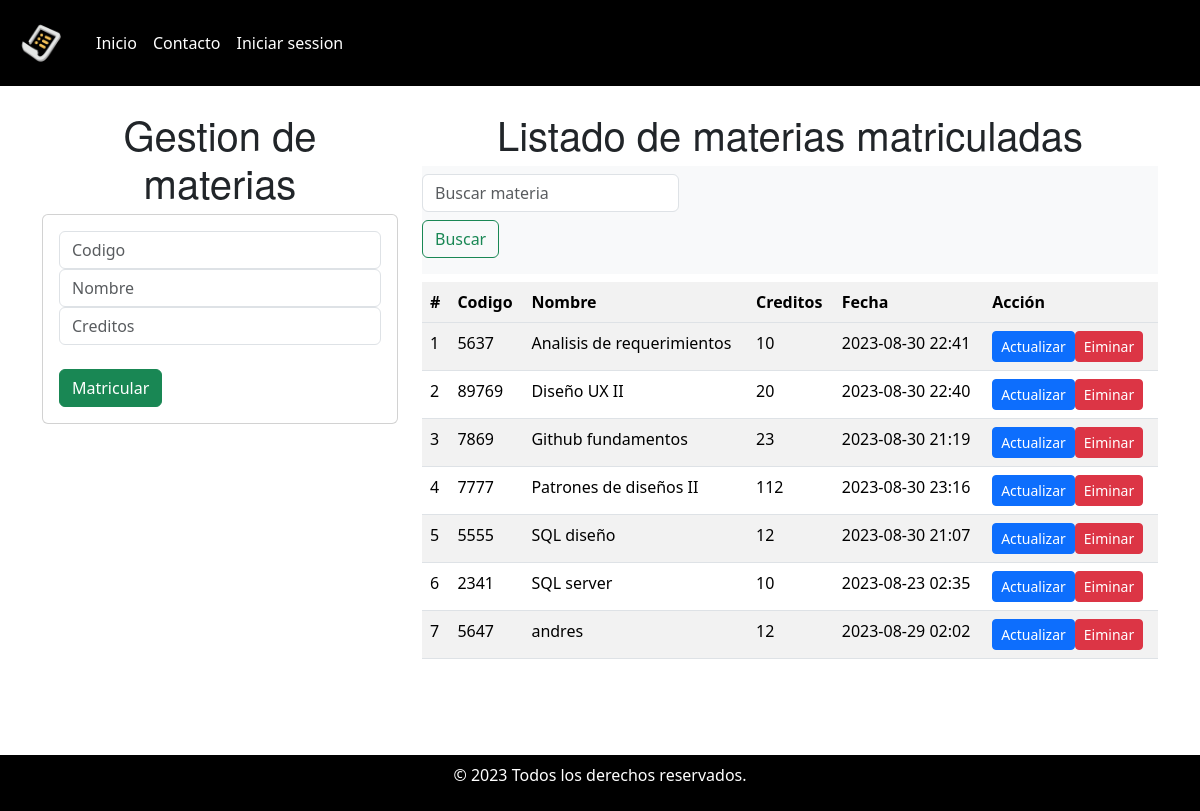
Page /home/ on the earlier database version.
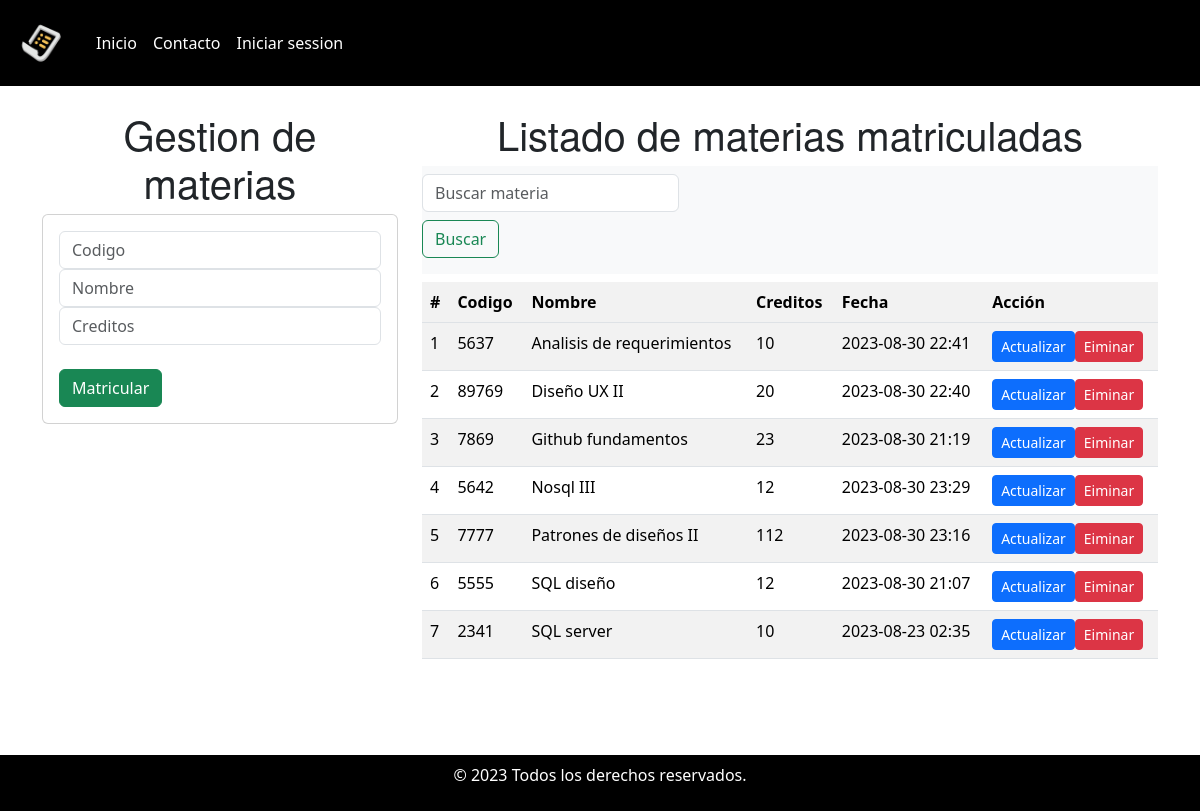
Same page on the later database version.
### GestionarMaterias/models.py (models this page shows, shortened)
class MaricularMaterias(models.Model):
    id = models.CharField(primary_key=True,  max_length=5)
    nombre = models.CharField(max_length=40, blank=False, null=False)
    creditos = models.PositiveSmallIntegerField(blank=False, null=False)
    fecha = models.DateTimeField(auto_now=True)

### GestionarMaterias/views.py (the view)
# urls.py: path('home/', views.home, name="home" ),
def home(request):
    materias = MaricularMaterias.objects.all().order_by("nombre")
    contexto = {"materias": materias}
    return render(request, "gestionMaterias.html", context=contexto)

### GestionarMaterias/templates/gestionMaterias.html (shortened to what this page needs)
{% extends "main.html" %}
{% load static %}
{% block body %}
<div class="row">
    <link rel="stylesheet" href="{% static "styles/font.css" %}">
    <div class="col-sm-12 col-md-6 col-lg-4 col-xl-4">
        <h1><center> Gestion de materias</center></h1>
        <div class="card">
            <div class="card-body">
                <form action="{% url 'register' %}" method="POST">
                    <div class="form-group">
                        <input type="text"  name="codigo" class="form-control" placeholder="Codigo" required>
                    </div>
                    <div class="form-group">
                        <input type="text"  name="nombre" class="form-control" placeholder="Nombre"  max="40" required>
                    </div>
                    <div class="form-group">
                        <input type="text" name="creditos" class="form-control" placeholder="Creditos" required>
                    </div>
                    <div class="form-group">
                        <br>
                        <button type="submit" id="matricular" class="btn btn-success "> Matricular</button>
                    </div>
                </form>
            </div>
        </div>
    </div>
<div class="col-sm-12 col-md-6 col-lg-8 col-xl-8">
    <h1> <center> Listado de materias matriculadas</center></h1>
    <nav class="navbar navbar-light bg-light">
        <form class="form-inline align-content-end" name="q" method="GET" action="{% url "search" %}">
          <input class="form-control mr-sm-0" type="search" placeholder="Buscar materia" aria-label="Search" required>
          <button class="btn btn-outline-success my-2 my-xxl-4" type="submit">Buscar</button>
        </form>
      </nav>
    <div class="table-responsive py-2">
        <table class="table table-striped">
            <thhead>
                <tr>
                    <th> #</th>
                    <th>Codigo</th>
                    <th>Nombre</th>
                    <th>Creditos</th>
                    <th>Fecha</th>
                    <th>Acción</th>
                </tr>
            </thhead>
            <tbody>
                {% for materia in materias %}
                <tr>
                    <td>{{forloop.counter}}</td>
                    <td>{{materia.id}}</td>
                    <td>{{materia.nombre}}</td>
                    <td>{{materia.creditos}}</td>
                    <td>{{materia.fecha|date:"Y-m-d H:i"}}</td>
                    <td>
                        <div class="btn-group" role="group" aria-label="Botones de Acción">
                            <form action="{% url "update" %}" method="POST">
                                <button id="update" class="btn btn-sm btn-primary"> Actualizar </button>
                            </form>
                            <br>
                            <form action="{% url "delete" materia.id %}" method="POST">
                                <button id="delete" class="btn btn-sm btn-danger" onclick=preventDelete()> Eiminar </button>
                            </form>
                        </div>
                      </td>
                </tr>
                {% endfor %}
            </tbody>
        </table>
    </div>
</div>
</div>
{% endblock %}

Differences in the rows shown:
removed MaricularMaterias: id "5647", nombre "andres", creditos "12", fecha "2023-08-29 02:02"
added MaricularMaterias: id "5642", nombre "Nosql III", creditos "12", fecha "2023-08-30 23:29"
